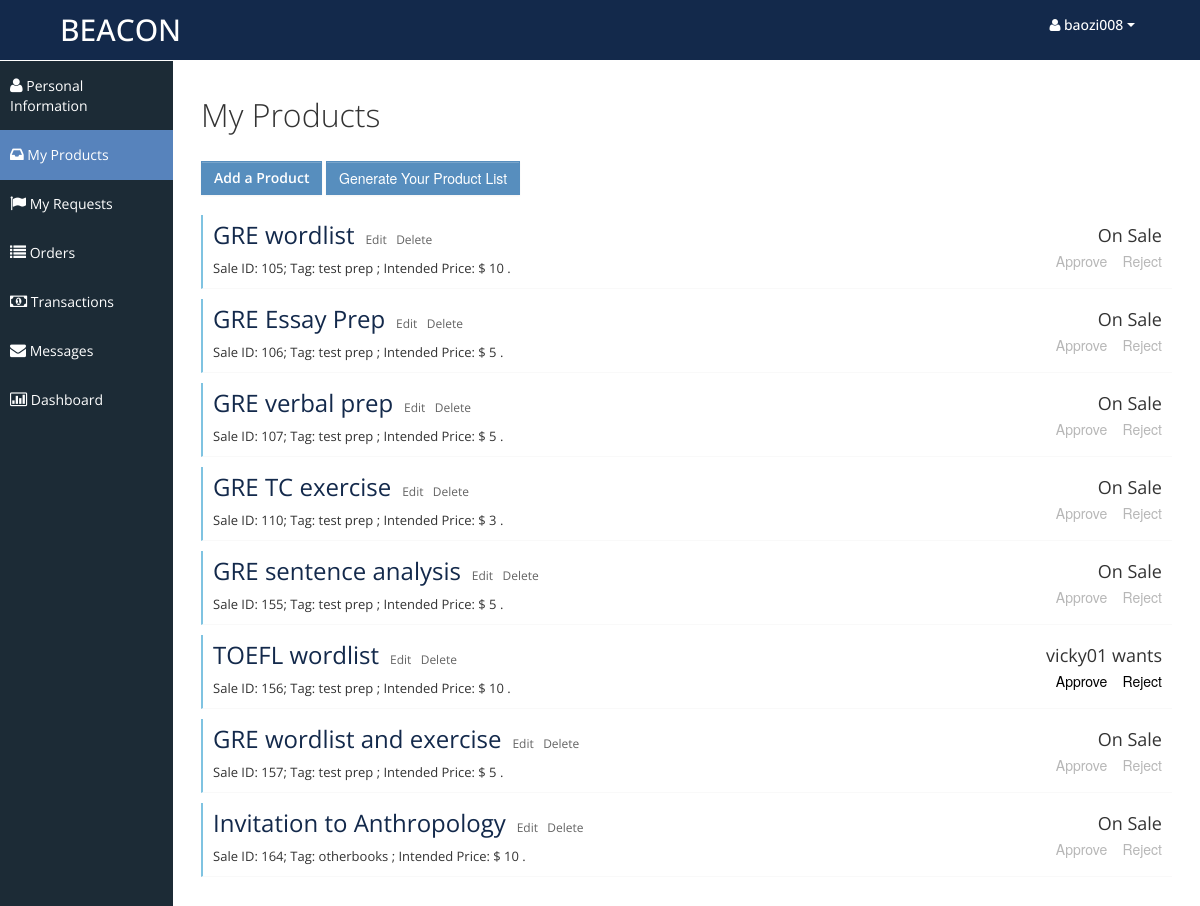
The page /myproducts.php (signed in) on the database its author committed.
### tables this page shows
CREATE TABLE `Sales` (
  `SaleId` int NOT NULL,
  `SellerId` varchar(50) DEFAULT NULL,
  `ProductName` varchar(50) DEFAULT NULL,
  `Tag` varchar(50) DEFAULT NULL,
  `Description` varchar(500) DEFAULT NULL,
  `Image` varchar(100) DEFAULT NULL,
  `IntendedPrice` double DEFAULT NULL,
  `OriginalPrice` double DEFAULT NULL,
  `Depreciation` int DEFAULT NULL,
  `IntendedBuyerId` varchar(50) DEFAULT NULL,
  `DatePost` timestamp NOT NULL DEFAULT CURRENT_TIMESTAMP
);

### myproducts.php (the view, shortened to what this page needs)
<?php
	$curr_user = $_SESSION['curr_user'];
	if (empty($curr_user)) {
		$msg = "curr_user is empty";
	}
	else {
		$conn = connectDB();
		$sql = "SELECT * FROM Sales WHERE SellerId = '$curr_user'";
		$result = $conn->query($sql);
		$array = array();
		while($row = mysqli_fetch_assoc($result)){
			$array[]=$row;
		}
	}
?>
<!DOCTYPE html>
<html lang="en">
<head>
	<link id="bootstrap-style" href="css/bootstrap.min.css" rel="stylesheet">
	<link href="css/bootstrap-responsive.min.css" rel="stylesheet">
	<link id="base-style" href="css/style.css" rel="stylesheet">
	<link id="base-style-responsive" href="css/style-responsive.css" rel="stylesheet">
</head>
<body>
	<div class="navbar">
		<div class="navbar-inner">
			<div class="container-fluid">
				<a class="brand" href="index.php"><span>BEACON</span></a>
				<div class="nav-no-collapse header-nav">
					<ul class="nav pull-right">
						<li class="dropdown">
							<a class="btn dropdown-toggle" data-toggle="dropdown" href="#">
								<span><span><i class="icon-user"> </i><?php echo $curr_user; ?></span></span>
								<span class="caret"></span>
							</a>
						</li>
					</ul>
				</div>
			</div>
		</div>
	</div>
	<div class="container-fluid-full">
	<div class="row-fluid">
	<div id="sidebar-left" class="span2">
		<div class="nav-collapse sidebar-nav">
			<ul class="nav nav-tabs nav-stacked main-menu">
				<li><a href="myprofile.php"><i class="icon-user"></i><span class="hidden-tablet"> Personal Information</span></a></li>
				<li><a href="myproducts.php"><i class="icon-inbox"></i><span class="hidden-tablet"> My Products</span></a></li>
				<li><a href="myrequests.php"><i class="icon-flag"></i><span class="hidden-tablet"> My Requests</span></a></li>
				<li><a href="myorders.php"><i class="icon-list"></i><span class="hidden-tablet"> Orders</span></a></li>
				<li><a href="mytransactions.php"><i class="icon-money"></i><span class="hidden-tablet"> Transactions</span></a></li>
				<li><a href="mymessages.php"><i class="icon-envelope"></i><span class="hidden-tablet"> Messages</span></a></li>
				<li><a href="dashboard.php"><i class="icon-bar-chart"></i><span class="hidden-tablet"> Dashboard</span></a></li>
			</ul>
		</div>
	</div>
	<div id="content" class="span10">
		<div class="row-fluid">
			<div class="span12">
				<h1>My Products</h1> </br>
				<a href= "post_product.php" type="btn" class="btn btn-primary" style="font-weight:600;">Add a Product</a>
				<button type="btn" class="btn btn-primary">Generate Your Product List</button></br>
				<?php foreach($array as $val): ?>
				<div class="task none" style="margin-top:10px;">
					<div class="desc">
						<span class="title">
							<a href="single-product.php?Id=<?php echo $val['SaleId'];?>&choosedb=Sales" style="color:#13294B;font-size:x-large;"><?php echo $val['ProductName']; ?></a>
						</span>&nbsp;
						<a href="edit_product.php?id=<?php echo $val['SaleId'];?>" style="font-size:12px;">Edit </a>&nbsp;
						<a href="javascript:void(0);" onclick="delete_post(<?php echo $val['SaleId']; ?>, 'Sales')" style="font-size:12px;">Delete</a>
						<div style="font-size:13px; margin-top:8px;">
							Sale ID: <?php echo $val['SaleId']; ?>;
							Tag: <?php echo $val['Tag']; ?> ;
							Intended Price: $ <?php echo $val['IntendedPrice']; ?> .
						</div>
					</div>
					<div class="time">
						<div class="date"> <?php echo $val['IntendedBuyerId']==null ? "On Sale": $val['IntendedBuyerId']." wants"; ?> </div>
						<div>
							<button type="querybtn" style="border:none; background:none;" onclick="approve_sale(<?php echo $val['SaleId']; ?>)" <?php echo $val['IntendedBuyerId']==null ? 'disabled':'' ?> >Approve</button>
							<button type="querybtn" style="border:none; background:none;margin-right:-6px;" onclick="reject_sale(<?php echo $val['SaleId']; ?>)" <?php echo $val['IntendedBuyerId']==null ? 'disabled':'' ?> >Reject</button>
						</div>
					</div>
				</div>
				<?php endforeach; ?>
			</div>
		</div>
	</div>
	</div>
	</div>
</body>
</html>

### css/style.css (style rules this page uses)
body { background: #F5F5F5; color: #333; border: none; font-family: 'Open Sans', sans-serif; font-weight: 400; }
a { color: #646464; }
h1 { font-size: 32px; line-height: 32px; font-weight: 300; }
.navbar { margin-bottom: 0px; }
.navbar-inner { margin-bottom: 0px; min-height: 60px; padding-right: 20px; padding-left: 20px; background: #13294b; filter: none; text-shadow: 1px 1px 1px #13294b; border: none; color: #fff; -webkit-border-radius: 0px; -moz-border-radius: 0px; border-radius: 0px; *zoom: 1; border-bottom: 1px solid #fff; }
.navbar-inner a { color: #7b7b7b; text-shadow: 0 -1px 1px #1e3877; }
.navbar-inner a i { margin-top: 2px; }
a.brand span { color: #fff; text-shadow: none; }
.header-nav { padding: 0px; color: #fff !important; background: #000 !important; }
.header-nav .nav { margin: 0px; }
.header-nav .btn { display: inline-block; padding: 21px 20px; margin-top: 0px; margin-left: 0px; font-size: 14px; line-height: 20px; text-align: center; text-shadow: none; vertical-align: middle; cursor: pointer; background: transparent; border-left: none; border-right: none; border-top: 0px; border-bottom: 0px; -webkit-border-radius: 0px; -moz-border-radius: 0px; border-radius: 0px; -webkit-box-shadow: none !important; -moz-box-shadow: none !important; box-shadow: none !important; }
.header-nav a.btn { color: #fff !important; text-shadow: none !important; padding: 15px 25px !important; }
.header-nav .btn .caret { border-top-color: #fff !important; border-bottom-color: #fff !important; }
#sidebar-left { background: #1C2B36; }
.sidebar-nav > ul { margin: 0px; padding-bottom: 1px; font-size: 14px; }
.nav-tabs.nav-stacked > li > a, .nav-tabs.nav-stacked > li > ul > li > a { padding: 15px 10px 14px 10px; color: #fff; border-top: none; border-bottom: 1px solid transparent; border-left: none; border-right: none; text-decoration: none; -webkit-border-radius: 0px; -moz-border-radius: 0px; border-radius: 0px; }
.nav-tabs.nav-stacked > li:last-child > a { border-bottom: 1px solid transparent; }
.nav-tabs.nav-stacked > li > a > i, .nav-tabs.nav-stacked > li > ul > li > a > i { opacity: 1; filter: alpha(opacity=100); -ms-filter:"progid:DXImageTransform.Microsoft.Alpha(Opacity=100)"; font-size: 16px; }
.nav-tabs.nav-stacked > li.active > a, .nav-tabs.nav-stacked > li > ul > li.active > a { background: #5783bc; border-bottom: 1px solid #5783bc; }
.nav-tabs.nav-stacked > li:first-child > a { margin: 0px 0px 0px 0px; -webkit-border-radius: 0px; -moz-border-radius: 0px; border-radius: 0px; }
.nav-tabs.nav-stacked > li:last-child > a { -webkit-border-radius: 0px; -moz-border-radius: 0px; border-radius: 0px; }
#content { background: #ffffff; filter: none; min-height: 100%; padding: 20px 20px; position: relative; }
.btn { display: inline-block; padding: 6px 12px; margin-bottom: 10px; font-size: 14px; font-weight: 500; line-height: 20px; text-align: center; white-space: nowrap; vertical-align: middle; cursor: pointer; border: 1px solid #a7a9aa; -webkit-border-radius: 0px !important; border-radius: 0px !important; }
.btn i { margin-top: 2px; }
.btn { color: #ffffff; background-color: #a7a9aa; border-color: #a7a9aa; background-image: none; filter: none; text-shadow: none; }
.btn-primary { background-color: #578EBE; border-color: #578EBE; }
button:disabled, button[disabled] { border: none; background: none; cursor: not-allowed; }
.task { border-bottom: 1px solid #f9f9f9; margin-bottom: 1px; }
.task.none { border-left: 2px solid #7fc3e1; }
.task .desc { display: inline-block; width: 75%; padding: 10px 10px; font-size: 12px; }
.task .desc .title { font-size: 18px; margin-bottom: 5px; }
.task .time { display: inline-block; float: right; width: 15%; padding: 10px 10px 10px 0px; font-size: 12px; text-align: right; }
.task .time .date { font-size: 18px; margin-bottom: 5px; }
.navbar .brand { margin: 10px; margin-left: 0px; font-size: 30px; font-weight: 500; }

### css/style-responsive.css (style rules this page uses)
@media (min-width: 1200px) { .container-fluid-full { overflow: hidden; position: relative; height: 100%; } }
@media (min-width: 1200px) { #content { width: 85.578%; padding: 28px; margin: 0px 0px; margin-left: 14.422% !important; } }
@media (min-width: 1200px) { #sidebar-left { background: #1C2B36; margin-left: 0px !important; position: absolute; height: 100%; } }
@media (min-width: 1200px) { .sidebar-nav > ul { margin: 0px; } }

### css/halflings.css (style rules this page uses)
html, html .halflings { -webkit-font-smoothing: antialiased !important; }

### rows shown on the page
sales: ProductName "GRE wordlist", SaleId "105", Tag "test prep", IntendedPrice "10", shows "On Sale"
sales: ProductName "GRE Essay Prep", SaleId "106", Tag "test prep", IntendedPrice "5", shows "On Sale"
sales: ProductName "GRE verbal prep", SaleId "107", Tag "test prep", IntendedPrice "5", shows "On Sale"
sales: ProductName "GRE TC exercise", SaleId "110", Tag "test prep", IntendedPrice "3", shows "On Sale"
sales: ProductName "GRE sentence analysis", SaleId "155", Tag "test prep", IntendedPrice "5", shows "On Sale"
sales: ProductName "TOEFL wordlist", SaleId "156", Tag "test prep", IntendedPrice "10", IntendedBuyerId "vicky01"
sales: ProductName "GRE wordlist and exercise", SaleId "157", Tag "test prep", IntendedPrice "5", shows "On Sale"
sales: ProductName "Invitation to Anthropology", SaleId "164", Tag "otherbooks", IntendedPrice "10", shows "On Sale"

### other values the page prints
$curr_user "baozi008"
